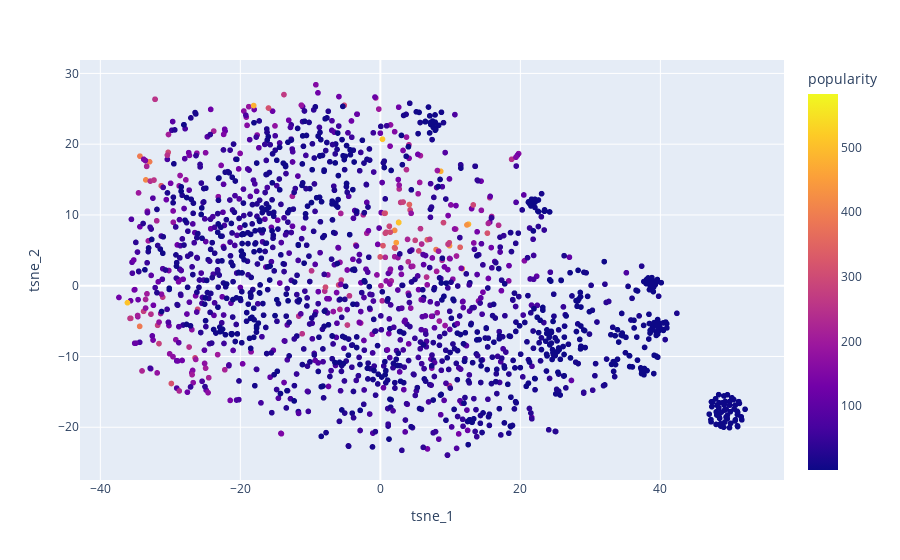

Notebook source saved alongside this figure:
### Code cell
import plotly.express as px

tsne_df = pd.DataFrame(item_tsne, columns=["tsne_1", "tsne_2"])
tsne_df["item_id"] = np.arange(item_tsne.shape[0])
tsne_df = tsne_df.merge(items.reset_index())

px.scatter(tsne_df, x="tsne_1", y="tsne_2",
           color="popularity",
           hover_data=["item_id", "title", "popularity"])

### Figure 1 — Plotly figure (JSON) as saved in the notebook; plotly's stock layout.template omitted (floating-point values rounded to 4 significant figures; data arrays with more than 128 entries replaced by an {"elided": "..."} marker saying what was removed)
{"data": [{"customdata": {"elided": "1682x3 mixed values"}, "hovertemplate": "tsne_1=%{x}<br>tsne_2=%{y}<br>item_id=%{customdata[0]}<br>title=%{customdata[1]}<br>popularity=%{marker.color}<extra></extra>", "legendgroup": "", "marker": {"color": {"elided": "1682 int values"}, "coloraxis": "coloraxis", "symbol": "circle"}, "mode": "markers", "name": "", "showlegend": false, "type": "scattergl", "x": {"elided": "1682 float values"}, "xaxis": "x", "y": {"elided": "1682 float values"}, "yaxis": "y"}], "layout": {"coloraxis": {"colorbar": {"title": {"text": "popularity"}}, "colorscale": [[0, "#0d0887"], [0.1111, "#46039f"], [0.2222, "#7201a8"], [0.3333, "#9c179e"], [0.4444, "#bd3786"], [0.5556, "#d8576b"], [0.6667, "#ed7953"], [0.7778, "#fb9f3a"], [0.8889, "#fdca26"], [1, "#f0f921"]]}, "legend": {"tracegroupgap": 0}, "margin": {"t": 60}, "xaxis": {"anchor": "y", "domain": [0, 1], "title": {"text": "tsne_1"}}, "yaxis": {"anchor": "x", "domain": [0, 1], "title": {"text": "tsne_2"}}}}
